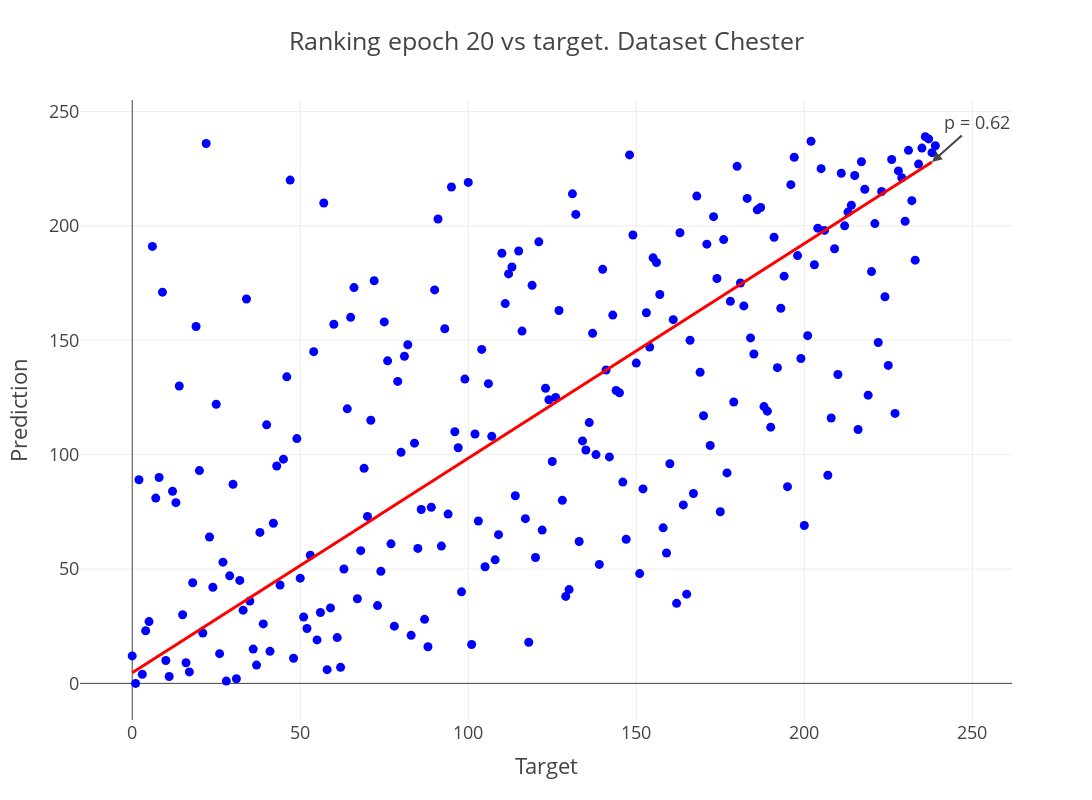

Notebook cell for this chart:
### Code cell
from scipy import stats
import plotly.graph_objs as go
import plotly.express as px
epoch=20

rg_name="SGD"


X,y=sorted_ranks_epochs[epoch]['target'].values.reshape(-1, 1), sorted_ranks_epochs[epoch]['predict'].values.reshape(-1, 1)
# Robustly fit linear model with RANSAC algorithm
ransac = linear_model.RANSACRegressor()
ransac.fit(X, y)
inlier_mask = ransac.inlier_mask_
outlier_mask = np.logical_not(inlier_mask)

# Predict data of estimated models
fit_line_x = np.arange(X.min(), X.max())[:, np.newaxis]
fit_line_y = ransac.predict(fit_line_x)

# Calculate the correlation coefficient
#corr_coef = sorted_ranks[rg_name]['target'].corr(sorted_ranks[rg_name]['predict'])
corr_coef=spearmanr(X,y)[0]


# Create scatter plot of the data points
scatter = go.Scatter(
    x=sorted_ranks_epochs[epoch]['target'], 
    y=sorted_ranks_epochs[epoch]['predict'], 
    mode='markers', 
    name='Data Points',
    marker=dict(color='blue')
)

# Create fit line plot
fit_line = go.Scatter(
    x=fit_line_x.flatten(), 
    y=fit_line_y.flatten(), 
    mode='lines', 
    name='Fit Line',
    line=dict(color='red')
)

# Create the layout with the fit line equation and correlation coefficient as annotations
layout = go.Layout(
    title=f"Ranking epoch {epoch} vs target. Dataset {test_dataset}",
    xaxis=dict(title="Target"),
    yaxis=dict(title="Prediction"),
    annotations=[
        dict(
            x=fit_line_x.max(), 
            y=fit_line_y.max(), 
            xref="x", 
            yref="y", 
            text=f"p = {corr_coef:.2f}",
            showarrow=True,
            arrowhead=2,
            ax=45,
            ay=-40
        )
    ],
    width=1200,  # Adjust the width of the figure
    height=800,
    template="presentation",
    showlegend=False 
)

# Combine the scatter plot and fit line
fig = go.Figure(data=[scatter, fit_line], layout=layout)

fig.write_image(f"regressors/{test_dataset}/ranking_{epoch}.svg",format="SVG")
fig.write_image(f"regressors/{test_dataset}/ranking_{epoch}.png",format="PNG")
# Show the plot
fig.show()

### Figure 1 — Plotly figure (JSON) as saved in the notebook; plotly's stock layout.template omitted (floating-point values rounded to 4 significant figures; data arrays with more than 128 entries replaced by an {"elided": "..."} marker saying what was removed)
{"data": [{"marker": {"color": "blue"}, "mode": "markers", "name": "Data Points", "type": "scatter", "x": {"elided": "240 int values"}, "y": {"elided": "240 int values"}}, {"line": {"color": "red"}, "mode": "lines", "name": "Fit Line", "type": "scatter", "x": {"elided": "239 int values"}, "y": {"elided": "239 float values"}}], "layout": {"annotations": [{"arrowhead": 2, "ax": 45, "ay": -40, "showarrow": true, "text": "p = 0.62", "x": 238, "xref": "x", "y": 227.9, "yref": "y"}], "height": 800, "showlegend": false, "title": {"text": "Ranking epoch 20 vs target. Dataset Chester"}, "width": 1200, "xaxis": {"autorange": true, "range": [-15.31, 261.0], "title": {"text": "Target"}, "type": "linear"}, "yaxis": {"autorange": true, "range": [-16.01, 255.0], "title": {"text": "Prediction"}, "type": "linear"}}}
